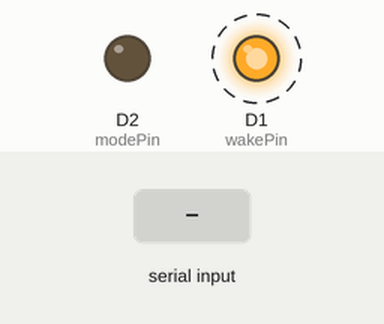
Simulated run of this sketch. Board: ESP8266 (NodeMCU). On the bench: output pins drawn as LEDs (lit = HIGH). Dashed ring = blinking. The test bench sets the inputs (shaded band). What the sketch prints to the serial monitor is not drawn.

Above: at 1.2 s.
1.3 s: "1" received over the second serial link
Timing chart, 0 to 9.1 s (numbered marks = the images above; inputs shaded):
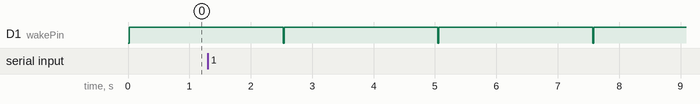

The sketch:

communication.ino
```cpp
#include <Arduino.h>

const int wakePin = D1;       // WAKE_IN引脚
const int modePin = D2;       // MODE_SW引脚
#define ldswSerial Serial1    // 硬件串口1固定为 P1.13(TX)/P1.12(RX)

// CRC16计算（Modbus标准）
uint16_t calculateCRC(const byte *data, uint16_t len) {
  uint16_t crc = 0xFFFF;
  while (len--) {
    crc ^= *data++;
    for (uint8_t i = 0; i < 8; i++) {
      if (crc & 1) crc = (crc >> 1) ^ 0xA001;
      else crc >>= 1;
    }
  }
  return crc;
}

void sendCommand(const byte* cmd, uint16_t len) {
  digitalWrite(wakePin, LOW);  // 确保模块完全唤醒
  delay(20);                   // 文档要求至少5ms
  ldswSerial.write(cmd, len);
  ldswSerial.flush();
  digitalWrite(wakePin, HIGH); // 释放WAKE_IN
}

void setup() {
  pinMode(wakePin, OUTPUT);
  pinMode(modePin, OUTPUT);
  digitalWrite(modePin, LOW);  // 强制进入配置模式（LOW电平）

  ldswSerial.begin(9600);     // 初始化LDSW硬件串口
  Serial.begin(115200);       // USB调试输出
  while (!Serial);            // 等待串口就绪
  Serial.println("LDSW已强制进入配置模式（MODE_SW= LOW）");
}

void loop() {
  byte queryCmd[] = {
    0xA5, 0x5A,       // 帧头（小端）
    0x10, 0x00,       // 长度=16字节
    0x01,             // 帧版本
    0x11, 0x11,       // 事件号
    0x01, 0x00,       // 命令码0x0001（参数读取）
    0x01, 0x00, 0x20, 0x41, // 参数Code 0x41200001
    0x01,              // 操作命令（读取）

  };

  sendCommand(queryCmd, sizeof(queryCmd));

  // 接收响应（带超时）
  uint32_t start = millis();
  byte response[32];
  int len = 0;

  while (millis() - start < 500) {
    if (ldswSerial.available()) {
      response[len] = ldswSerial.read();
      len++;
      if (len >= 16) break; // 最小响应长度16字节
    }
    delay(1);
  }

  // 打印结果
  if (len > 0) {
    Serial.print("响应HEX: ");
    for (int i = 0; i < len; i++) {
      if (response[i] < 0x10) Serial.print("0");
      Serial.print(response[i], HEX);
      Serial.print(" ");
    }
    Serial.println();
  } else {
    Serial.println("无响应！请检查：");
    Serial.println("1. MODE_SW是否保持LOW电平");
    Serial.println("2. 串口接线是否正确（TX/RX交叉连接）");
  }
  delay(2000);
}
```

Measured:
- by itself, D1 (wakePin): alternates HIGH for 2.5 s and LOW for 0.02 s
